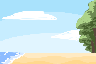

Rendered tile map (Tiled .tmx) drawn with the repository's tilesets; below, a short description and the full map source, tile grids included:
An orthogonal 12x8 tile map with 8x8 px tiles, 1 tile layer (Calque de Tuiles 1).

<map version="1.9" tiledversion="1.9.2" orientation="orthogonal" renderorder="right-down" width="12" height="8" tilewidth="8" tileheight="8" infinite="0" nextlayerid="2" nextobjectid="1">
 <tileset firstgid="1" source="niveaudepart.tsx" />
 <layer id="1" name="Calque de Tuiles 1" width="12" height="8">
  <data encoding="csv">
1,2,3,4,5,6,7,8,9,10,11,12,
13,14,15,16,17,18,19,20,21,22,23,24,
25,26,27,28,29,30,31,32,33,34,35,36,
37,38,39,40,41,42,43,44,45,46,47,48,
49,50,51,52,53,54,55,56,57,58,59,60,
61,62,63,64,65,66,67,68,69,70,71,72,
73,74,75,76,77,78,79,80,81,82,83,84,
85,86,87,88,89,90,91,92,93,94,95,96
</data>
 </layer>
</map>
